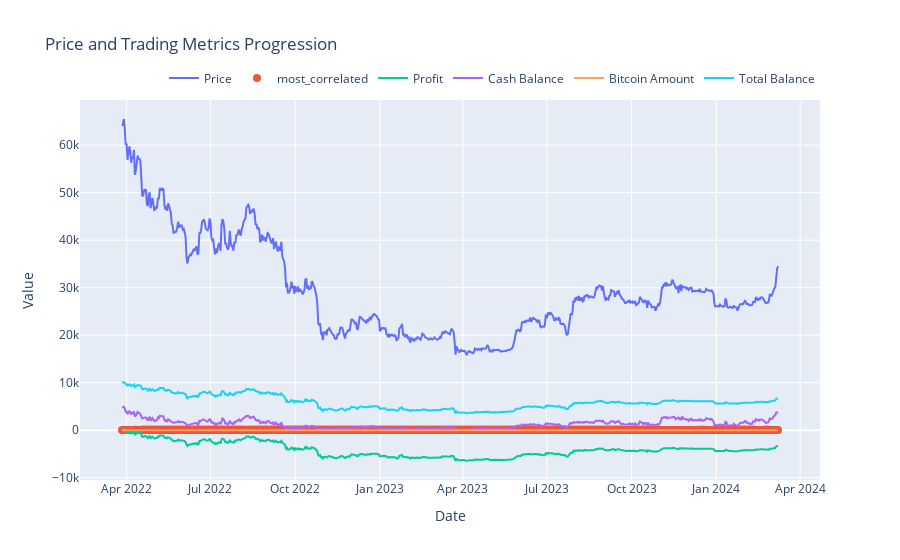

Notebook code cell kept with this figure:
### Code cell
import plotly.graph_objects as go

# Initialize empty lists to store data for plotting
price_data = []
fear_and_greed_data = []
profit_data = []
cash_balance_data = []
bitcoin_amount_data = []
total_balance_data = []
date_data = list(Dates[380:])

# Loop through each day and append data
for i in range(len(indicator_values)):
    price_data.append(prices[i])
    fear_and_greed_data.append(indicator_values[i])
    profit_data.append(profits[i])
    cash_balance_data.append(cash[i])
    bitcoin_amount_data.append(bitcoin[i])
    total_balance_data.append(total[i])
    #date_data.append(Dates[i])

# Create Plotly figure
fig = go.Figure()

# Add traces for each data series
fig.add_trace(go.Scatter(x=date_data, y=price_data, mode='lines', name='Price'))
fig.add_trace(go.Scatter(x=date_data, y=fear_and_greed_data, mode='markers', name='most_correlated', marker=dict(size=8)))
fig.add_trace(go.Scatter(x=date_data, y=profit_data, mode='lines', name='Profit'))
fig.add_trace(go.Scatter(x=date_data, y=cash_balance_data, mode='lines', name='Cash Balance'))
fig.add_trace(go.Scatter(x=date_data, y=bitcoin_amount_data, mode='lines', name='Bitcoin Amount'))
fig.add_trace(go.Scatter(x=date_data, y=total_balance_data, mode='lines', name='Total Balance'))

# Update layout with labels
fig.update_layout(title='Price and Trading Metrics Progression',
                  xaxis_title='Date',
                  yaxis_title='Value',
                  legend=dict(orientation="h", yanchor="bottom", y=1.02, xanchor="right", x=1),
                  hovermode='x unified')

# Show the figure
fig.show()

### Figure 1 — Plotly figure (JSON) as saved in the notebook; plotly's stock layout.template omitted (floating-point values rounded to 4 significant figures; data arrays with more than 128 entries replaced by an {"elided": "..."} marker saying what was removed)
{"data": [{"mode": "lines", "name": "Price", "type": "scatter", "x": {"elided": "713 str values"}, "y": {"elided": "848 float values"}}, {"marker": {"size": 8}, "mode": "markers", "name": "most_correlated", "type": "scatter", "x": {"elided": "713 str values"}, "y": {"elided": "848 float values"}}, {"mode": "lines", "name": "Profit", "type": "scatter", "x": {"elided": "713 str values"}, "y": {"elided": "848 float values"}}, {"mode": "lines", "name": "Cash Balance", "type": "scatter", "x": {"elided": "713 str values"}, "y": {"elided": "848 float values"}}, {"mode": "lines", "name": "Bitcoin Amount", "type": "scatter", "x": {"elided": "713 str values"}, "y": {"elided": "848 float values"}}, {"mode": "lines", "name": "Total Balance", "type": "scatter", "x": {"elided": "713 str values"}, "y": {"elided": "848 float values"}}], "layout": {"hovermode": "x unified", "legend": {"orientation": "h", "x": 1, "xanchor": "right", "y": 1.02, "yanchor": "bottom"}, "title": {"text": "Price and Trading Metrics Progression"}, "xaxis": {"title": {"text": "Date"}}, "yaxis": {"title": {"text": "Value"}}}}
